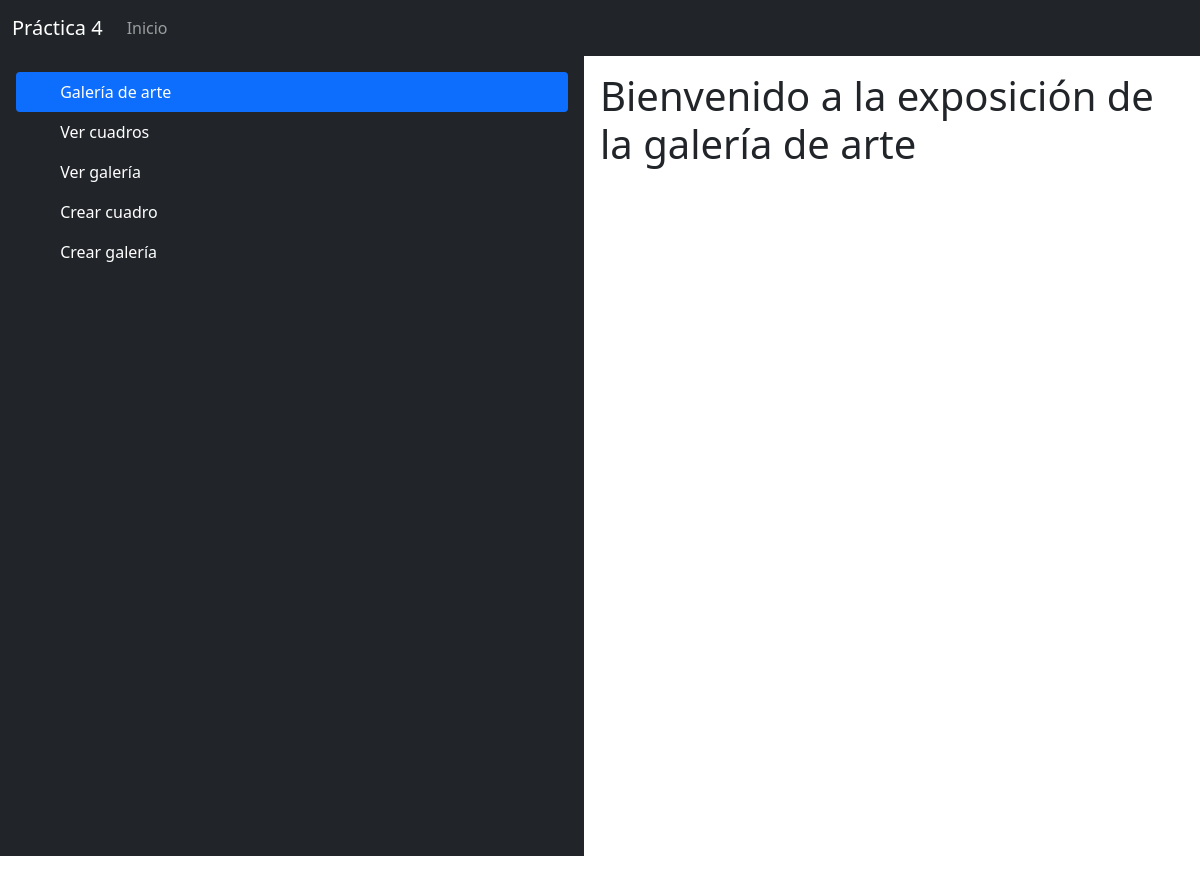
/ver_cuadro, run on an earlier commit of the app's database.
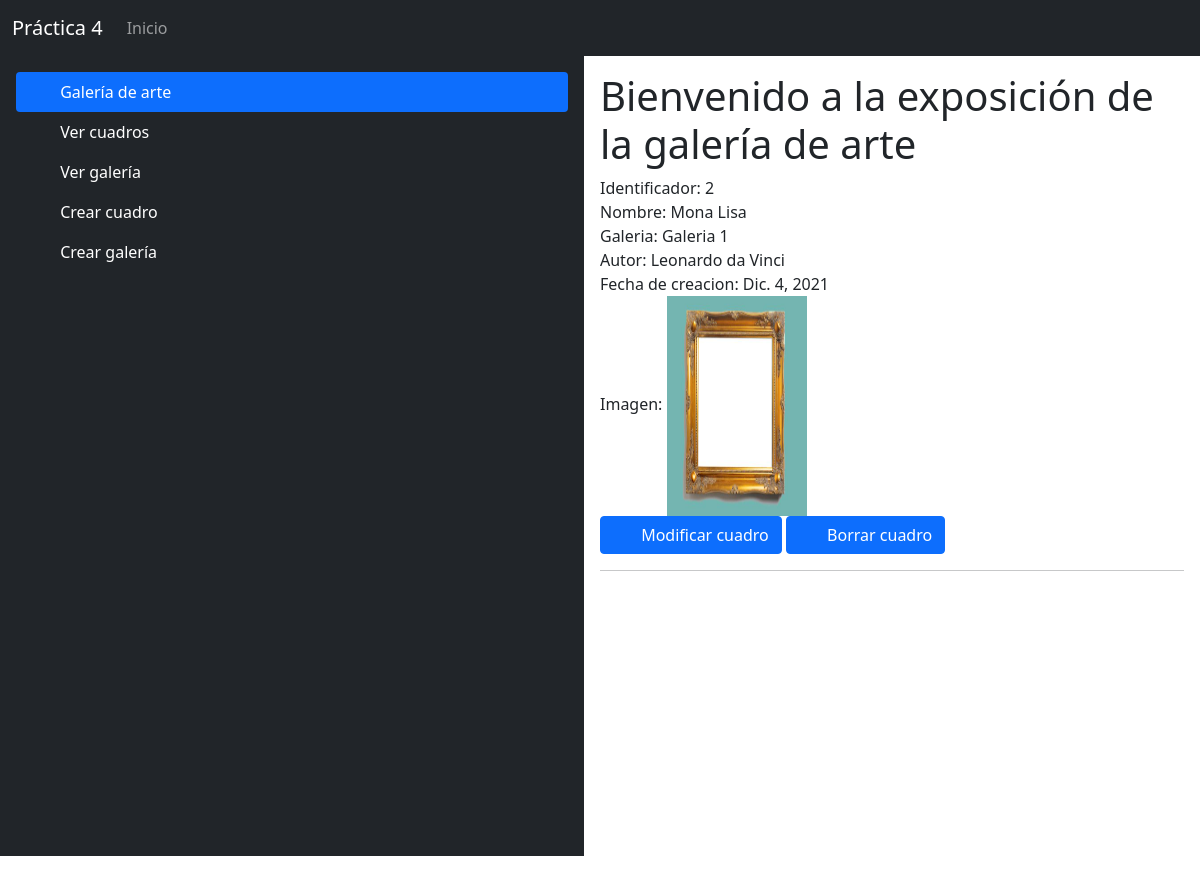
And on a later commit of the database.
### galerias/models.py (models this page shows)
class Cuadro(models.Model):
    nombre = models.CharField(max_length=100)
    galeria = models.ForeignKey(Galeria, on_delete=models.CASCADE)
    autor = models.CharField(max_length=100)
    fecha_creacion = models.DateField(default=timezone.now)
    imagen = models.ImageField(default='default.jpg') # imagen del cuadro

class Galeria(models.Model):
    nombre = models.CharField(max_length=200)
    direccion = models.CharField(max_length=100)
    def __str__(self):
        return self.nombre

### galerias/views.py (the view)
# urls.py: path('ver_cuadro', views.ver_cuadro, name="ver_cuadro"),
def ver_cuadro(request):
    cuadros = Cuadro.objects.all()
    return render(request, 'ver_cuadro.html', {"cuadros":cuadros})

### galerias/templates/ver_cuadro.html
{% extends 'index.html' %}
{% load static %}
{% block contenido %}
    {% for cuadro in cuadros %}
        Identificador: {{ cuadro.id }}
        <br>
        Nombre: {{ cuadro.nombre }}
        <br>
        Galeria: {{ cuadro.galeria }}
        <br>
        Autor: {{ cuadro.autor }}
        <br>
        Fecha de creacion: {{ cuadro.fecha_creacion }}
        <br>
        Imagen: <img src="{{ cuadro.imagen.url }}" width="140" height="220" alt="{{ cuadro.imagen.url }}"/>
        <br>
        <a href="./modificar_cuadro/{{ cuadro.id }}" class="btn btn-primary">
            <svg class="bi me-2" width="16" height="16"></svg>
            Modificar cuadro
        </a>
        <a href="./borrar_cuadro/{{ cuadro.id }}" class="btn btn-primary">
            <svg class="bi me-2" width="16" height="16"></svg>
            Borrar cuadro
        </a>
        <hr>
    {% endfor %}
{% endblock %}

What changed in the data, as far as the page shows it:
added Cuadro: id "2", nombre "Mona Lisa", galeria "Galeria 1", autor "Leonardo da Vinci", fecha_creacion "Dic. 4, 2021", imagen (placeholder picture)
